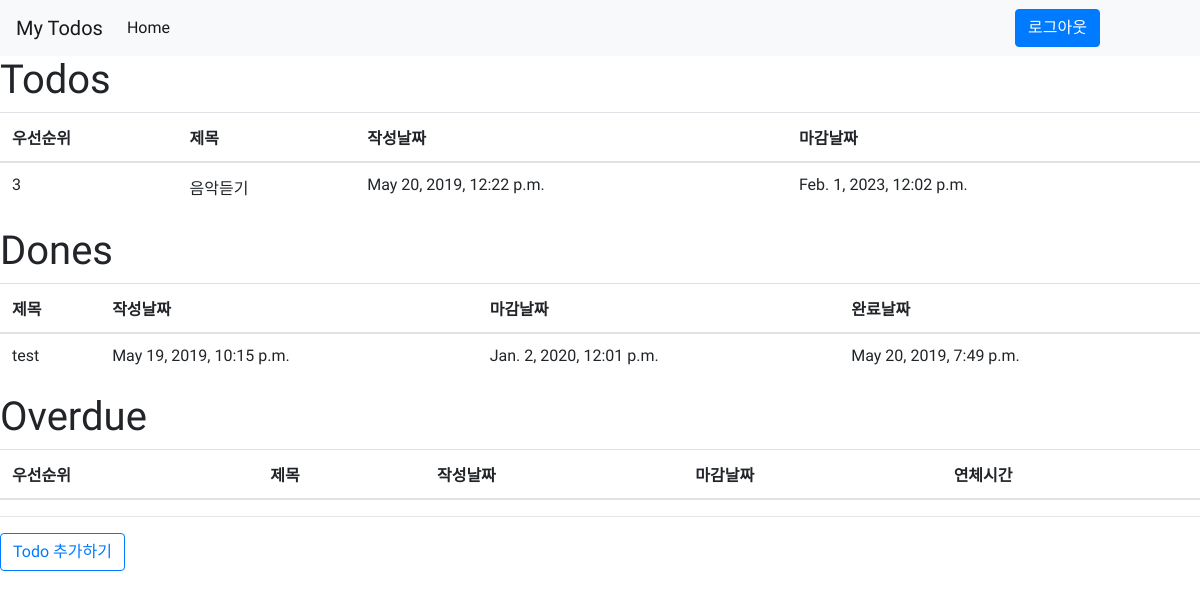
Before: / (signed in) with the older database file.
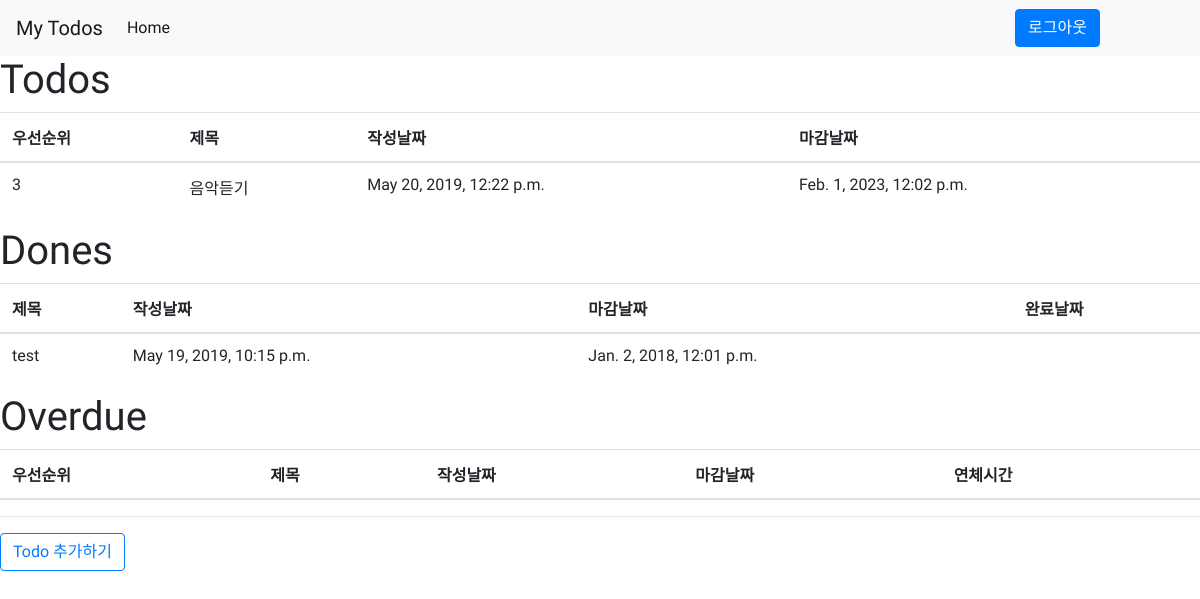
After: the same page with the newer database file.
### todos/models.py (models this page shows, shortened)
class Todo(models.Model): # Todo 모델
    user = models.ForeignKey(User, on_delete=models.CASCADE, default=None) # 유저필드이며, 해당 유저가 삭제되면 Todo도 연쇄적으로 삭제된다.
    title = models.CharField(max_length=200) # Todo 제목
    priority = models.IntegerField(default=0) # 우선순위
    pub_date = models.DateTimeField('date published') # Todo 생성시각
    due_date = models.DateTimeField('due date') # Todo 만료시각
    all_done = models.BooleanField(default=False) # Todo 안의 세부 todo가 다 완료 되었는지 여부 판별 플래그
    class Meta:
        ordering = ['priority'] # 우선순위를 기준으로 정렬
    def is_overdue(self): # 해당 모델 객체의 만료기간을 넘어갔을 경우 판별하는 함수
        return True if self.due_date < timezone.now().replace(microsecond=0) else False

class Done(models.Model): # Done 모델
    todo = models.OneToOneField(Todo, on_delete=models.CASCADE) # todo와 1대1로 가질 수 있으며, Todo가  삭제되면 같이 삭제된다.
    done_date = models.DateTimeField('date that todo is done') # todo가 완료된 시점 필드

### todos/views.py (the view)
# urls.py: path('', views.index, name='index'), # 메인 페이지
def index(request):
    if request.user.is_authenticated: #로그인이 되어 있을 경우
        user = User.objects.get(username = request.user.username) # 해당 유저 객체를 갖고 온다.
        todo_list = user.todo_set.all() # 그리고 해당 유저가 가지는 Todo를 모두 갖고 온다.
        return render(request, 'todos/index.html', {'todo_list': todo_list }) # Http 요청과 해당 유저의 todo list들을 보내 렌더링해준다.
    else: # 로그인이 되어 있지 않은 경우
        return render(request, 'todos/login.html') # 로그인 화면으로 렌더링해준다.

### todos/templates/todos/index.html (shortened to what this page needs)
{% extends 'todos/base.html' %}
{% block content %}
    <div class="position-absolute w-100 d-flex flex-column p-4">
    </div>
    <h1> Todos <br></h1>
<table class = "table table-hover">
    <thead>
        <tr>
            <th>우선순위</th>
            <th>제목</th>
            <th>작성날짜</th>
            <th>마감날짜</th>
        </tr>
    </thead>
    <tbody>
    {% for todo in todo_list %}
        {% if not todo.all_done and not todo.is_overdue %}
    <tr onClick="location.href='{% url "todos:detail" todo.id %}'" style="cursor:pointer;">
        <td>{{ todo.priority }} </td>
        <td>{{ todo.title }} </td>
        <td>{{ todo.pub_date }} </td>
        <td>{{ todo.due_date }} </td>
    </tr>
        {% endif %}
    {% endfor %}
    </tbody>
</table>
<h1> Dones <br></h1>
<table class = "table table-hover">
    <thead>
        <tr>
            <th>제목</th>
            <th>작성날짜</th>
            <th>마감날짜</th>
            <th>완료날짜</th>
        </tr>
    </thead>
    <tbody>
    {% for todo in todo_list %}
        {% if todo.all_done %}
    <tr onClick="location.href='{% url "todos:detail" todo.id %}'" style="cursor:pointer;">
        <td>{{ todo.title }} </td>
        <td>{{ todo.pub_date }} </td>
        <td>{{ todo.due_date }} </td>
        <td>{{ todo.done.done_date }}</td>
    </tr>
        {% endif %}
    {% endfor %}
    </tbody>
</table>
<h1> Overdue <br></h1>
<table class = "table table-hover">
    <thead>
        <tr>
            <th>우선순위</th>
            <th>제목</th>
            <th>작성날짜</th>
            <th>마감날짜</th>
            <th>연체시간</th>
        </tr>
    </thead>
</table>
<hr/>
<a class="btn btn-outline-primary center" href="{% url "todos:write" %}">Todo 추가하기</a>
{% endblock content %}

Changed rows visible on the page:
changed Todo "test": due_date "Jan. 2, 2020, 12:01 p.m." → "Jan. 2, 2018, 12:01 p.m."; done.done_date "May 20, 2019, 7:49 p.m." → (not shown)
